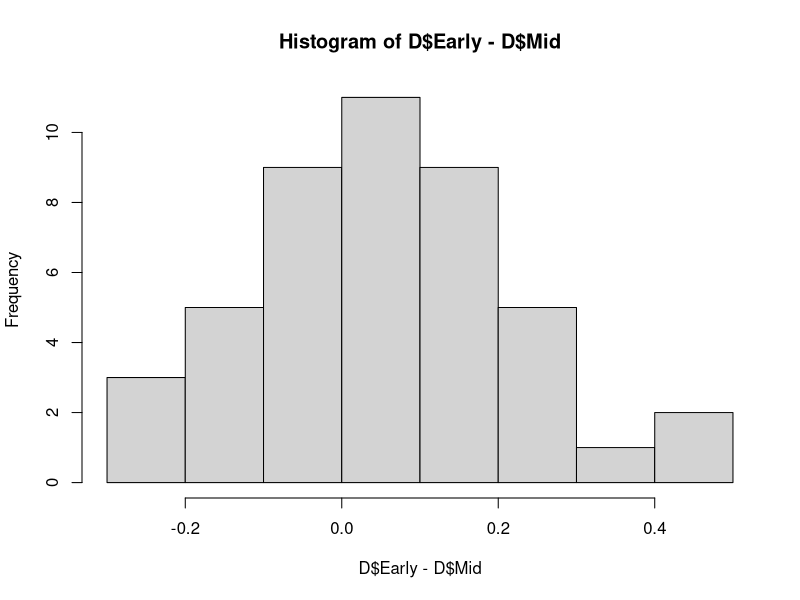
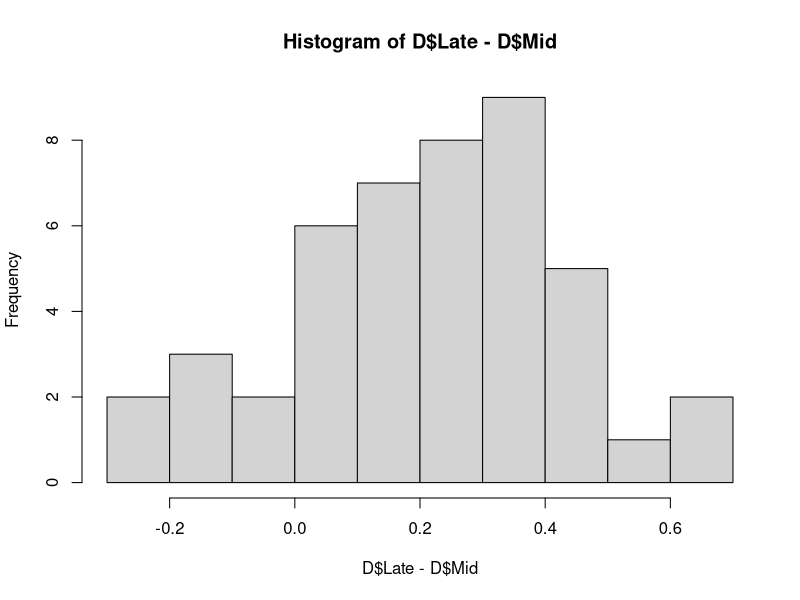

Generate these figures, in order, with R:
## ---- chunk 1
Phase = as.matrix(read.table("data_processed/Figure_4c_mode.txt", header=T))
Ortho = as.matrix(read.table("data_processed/Figure_4c_orthology.txt", header=T))

dim(Phase)
dim(Ortho)
## ---- chunk 2
sum((Phase>0) != (Ortho>0))
## ---- chunk 3
table(Phase)

nrow(Phase[rowSums(Phase)>0,]) # number of nonzero rows

## ---- chunk 4
# Sample the columns for these two species
DC = Phase[,c(2,3)]
colnames(DC)

# sample only rows that have phase annotations for both

DC = DC[(DC[,1]>0) & (DC[,2]>0),]
nrow(DC)
## ---- chunk 5
colnames(DC)[1]
table(DC[,1])/sum(DC[,1])
## ---- chunk 6
colnames(DC)[2]
table(DC[,2])/sum(DC[,2])

## ---- chunk 7
D = read.table("data_processed/Figure_4d_data.txt", header=T)
ks.test(D$Early, D$Mid, alternative="less")

ks.test(D$Late, D$Mid, alternative="less")
## ---- chunk 8

hist(D$Early - D$Mid)
wilcox.test(D$Early, D$Mid, alternative="greater", paired=T)
binom.test(sum((D$Early - D$Mid)>0), length(D$Early - D$Mid)) # sign test

hist(D$Late - D$Mid)
wilcox.test(D$Late, D$Mid, alternative="greater", paired=T)
binom.test(sum((D$Late - D$Mid)>0), length(D$Late - D$Mid)) # sign test
## ---- chunk 9
	sessionInfo()
